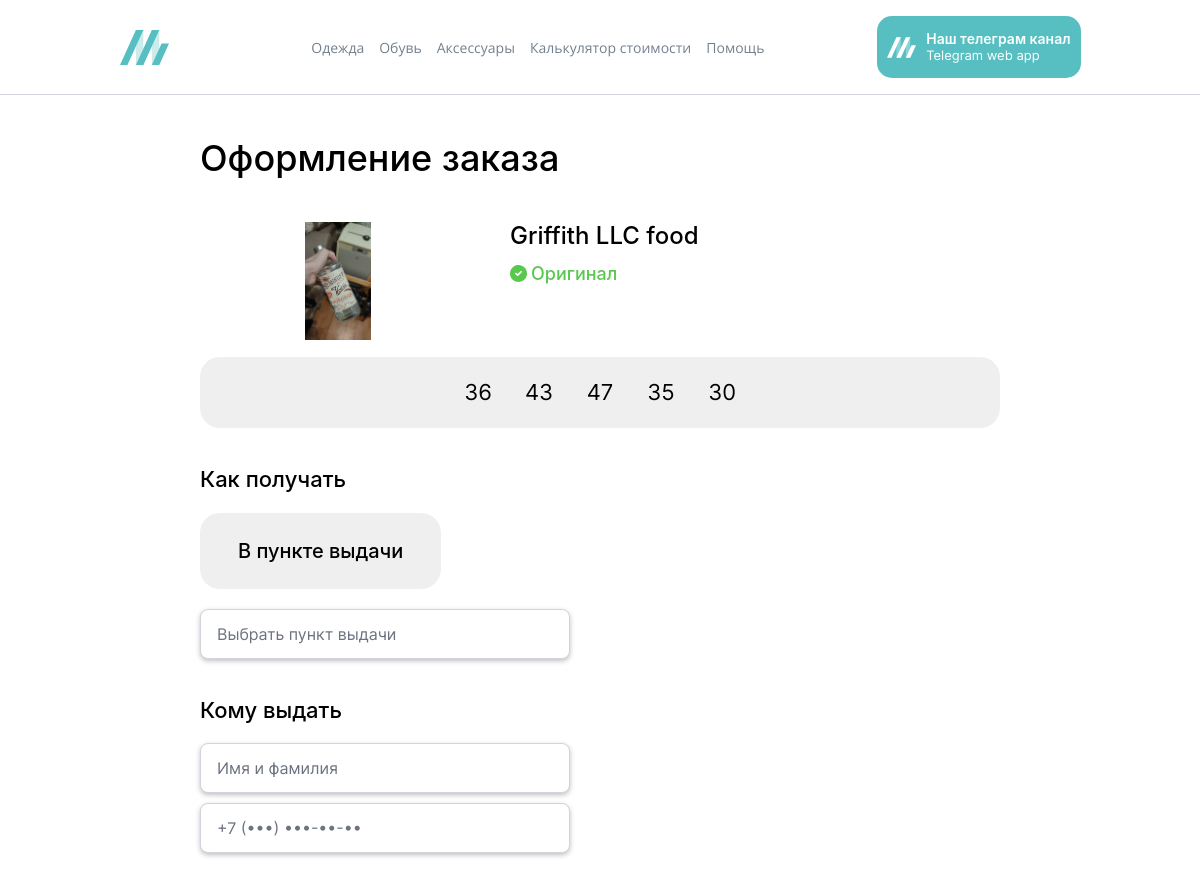
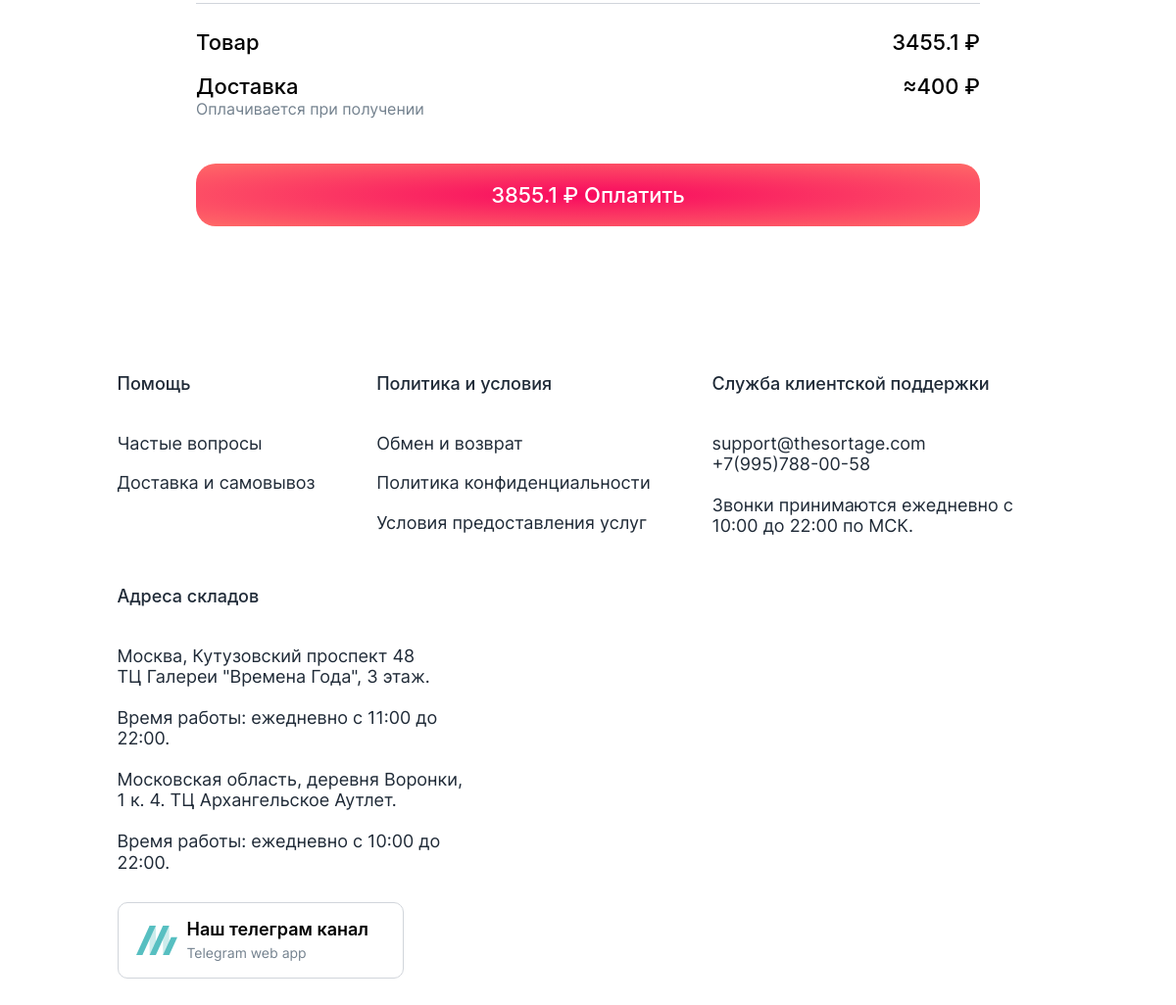
The page /checkout?product_id=2 on the database its author committed (2 pictures, top to bottom).
### app.py (models this page shows)
class Photo(db.Model):
    id = db.Column(db.Integer, primary_key=True)
    filename = db.Column(db.String(100), nullable=False)
    product_id = db.Column(db.Integer, db.ForeignKey('product.id'), nullable=False)

class Product(db.Model):
    id = db.Column(db.Integer, primary_key=True)
    manufacturer = db.Column(db.String(100), nullable=False)
    model = db.Column(db.String(100), nullable=False)
    article_number = db.Column(db.String(100), nullable=False)
    price = db.Column(db.Float, nullable=False)
    crossed_out_price = db.Column(db.Float, nullable=False)
    product_cat = db.Column(db.Integer, nullable=False, server_default='0')
    photos = db.relationship('Photo', backref='product', lazy=True, cascade="all, delete-orphan")
    sizes = db.relationship('Size', backref='product', lazy=True, cascade="all, delete-orphan")

class Size(db.Model):
    id = db.Column(db.Integer, primary_key=True)
    size = db.Column(db.String(100), nullable=False)
    product_id = db.Column(db.Integer, db.ForeignKey('product.id'), nullable=False)

### app.py (the view)
@app.route('/checkout')
def checkout():
    product_id = request.args.get('product_id', type=int)
    size = request.args.get('size', type=str)
    product = Product.query.get_or_404(product_id)
    return render_template('site/checkout.html', product=product,size=size)

### templates/site/checkout.html (shortened to what this page needs)
<!DOCTYPE html>
<html lang="ru">
  <head>
    <link rel="stylesheet" href="static/css/style.css?ver=1269" />
  </head>
  <body>
    <div class="wrapper-def">
      <header class="top-menu">
        <div class="container-def">
          <div class="top-menu__wrap">
            <div class="top-menu__content">
              <a class="top-menu__logo logo-def" href="/"
                ><img class="logo-def__img" src="static/img/logo.svg" alt=""
              /></a>
              <nav class="top-menu__nav">
                <ul class="links-def">
                  <li class="links-def__el">
                    <a class="links-def__link" href="/catalog">Одежда</a>
                  </li>
                  <li class="links-def__el">
                    <a class="links-def__link" href="/catalog">Обувь</a>
                  </li>
                  <li class="links-def__el">
                    <a class="links-def__link" href="/catalog">Аксессуары</a>
                  </li>
                  <li class="links-def__el">
                    <a class="links-def__link" href="/#sec-calc"
                      >Калькулятор стоимости</a
                    >
                  </li>
                  <li class="links-def__el">
                    <a class="links-def__link" href="/faq">Помощь</a>
                  </li>
                </ul>
              </nav>
              <div class="top-menu__right">
                <a
                  class="top-menu__tg tg-info"
                  href="https://t.me/MargielaStore"
                  target="_blank"
                >
                  <div class="tg-info__icon">
                  </div>
                  <div class="tg-info__body">
                    <div class="tg-info__title">Наш телеграм канал</div>
                    <div class="tg-info__text">Telegram web app</div>
                  </div></a
                >
              </div>
            </div>
          </div>
        </div>
      </header>
      <section class="sec-cart">
        <div class="container-def">
          <div class="sec-cart__wrap">
            <div class="sec-cart__content sec-cart__checkout">
              <h2 class="sec-cart__title title-def title-def_sec2">
                Оформление заказа
              </h2>
              <div class="block-checkout">
                <div class="block-checkout__product checkout-prouct">
                  <img
                    class="checkout-prouct__img"
                    src="static/photos/{{product.photos[0].filename}}"
                    alt=""
                  />
                  <div class="checkout-prouct__body">
                    <div class="checkout-prouct__title">
                      {{product.manufacturer}} {{product.model}}
                    </div>
                    <div
                      class="checkout-prouct__authenticity authenticity-text"
                    >
                      <span>Оригинал </span>
                    </div>
                  </div>
                </div>
                <div class="block-checkout__size size-choose">
                  {% for product_size in product.sizes %}
                  <div
                    class="size-choose__el {% if product_size.size == size %}active {% endif %}"
                  >
                    {{product_size.size}}
                  </div>
                  {% endfor %}
                </div>
                <div class="block-checkout__block">
                  <div class="block-checkout__block-title">Как получать</div>
                  <div class="btn-gray block-checkout__m">
                    <span>В пункте выдачи</span>
                  </div>
                  <div class="form-el block-checkout__max">
                    <input
                      class="form-el__inp inp-def"
                      type="text"
                      placeholder="Выбрать пункт выдачи"
                    />
                  </div>
                </div>
                <div class="block-checkout__block">
                  <div class="block-checkout__block-title">Кому выдать</div>
                  <div class="form-el form-el_m block-checkout__max">
                    <input
                      class="form-el__inp inp-def"
                      type="text"
                      placeholder="Имя и фамилия"
                    />
                  </div>
                  <div class="form-el form-el_m block-checkout__max">
                    <input
                      class="form-el__inp inp-def inp-tel"
                      type="text"
                      placeholder="+7 (•••) •••-••-••"
                    />
                  </div>
                </div>
                <div class="block-checkout__bottom">
                  <div class="block-checkout__final">
                    <div class="block-checkout__final-side">
                      <div class="block-checkout__final-text">Товар</div>
                    </div>
                    <div class="block-checkout__final-side">
                      <div class="block-checkout__final-text">
                        {{product.price}} ₽
                      </div>
                    </div>
                  </div>
                  <div class="block-checkout__final">
                    <div class="block-checkout__final-side">
                      <div class="block-checkout__final-text">Доставка</div>
                      <div class="block-checkout__final-info">
                        Оплачивается при получении
                      </div>
                    </div>
                    <div class="block-checkout__final-side">
                      <div class="block-checkout__final-text">≈400 ₽</div>
                    </div>
                  </div>
                  <a class="block-checkout__btn btn-pink" href="#"
                    ><span>{{product.price+400}} ₽ Оплатить</span></a
                  >
                </div>
              </div>
            </div>
          </div>
        </div>
      </section>
      <footer class="sec-footer">
        <div class="container-def">
          <div class="sec-footer__wrap">
            <div class="sec-footer__content">
              <div class="sec-footer__col">
                <div class="sec-footer__col-title">Помощь</div>
                <ul class="sec-footer__links links-foot">
                  <li class="links-foot__el">
                    <a class="links-foot__link" href="/faq">Частые вопросы</a>
                  </li>
                  <li class="links-foot__el">
                    <a class="links-foot__link" href="/delivery"
                      >Доставка и самовывоз</a
                    >
                  </li>
                </ul>
              </div>
              <div class="sec-footer__col">
                <div class="sec-footer__col-title">Политика и условия</div>
                <ul class="sec-footer__links links-foot">
                  <li class="links-foot__el">
                    <a class="links-foot__link" href="/exchange"
                      >Обмен и возврат</a
                    >
                  </li>
                  <li class="links-foot__el">
                    <a class="links-foot__link" href="/polit"
                      >Политика конфиденциальности</a
                    >
                  </li>
                  <li class="links-foot__el">
                    <a class="links-foot__link" href="/conditions"
                      >Условия предоставления услуг</a
                    >
                  </li>
                </ul>
              </div>
              <div class="sec-footer__col">
                <div class="sec-footer__col-title">
                  Служба клиентской поддержки
                </div>
                <div class="sec-footer__block">
                  <a
                    class="sec-footer__text text-info-3"
                    href="mailto:support@thesortage.com"
                    >support@thesortage.com</a
                  ><a
                    class="sec-footer__text text-info-3"
                    href="tel:+79957880058"
                    >+7(995)788-00-58</a
                  >
                </div>
                <div class="sec-footer__block">
                  <div class="sec-footer__text text-info-3">
                    Звонки принимаются ежедневно с 10:00 до 22:00 по МСК.
                  </div>
                </div>
              </div>
              <div class="sec-footer__col">
                <div class="sec-footer__col-title">Адреса складов</div>
                <div class="sec-footer__block">
                  <div class="sec-footer__text text-info-3">
                    Москва, Кутузовский проспект 48<br />
                    ТЦ Галереи "Времена Года", 3 этаж.
                  </div>
                </div>
                <div class="sec-footer__block">
                  <div class="sec-footer__text text-info-3">
                    Время работы: ежедневно с 11:00 до 22:00.
                  </div>
                </div>
                <div class="sec-footer__block">
                  <div class="sec-footer__text text-info-3">
                    Московская область, деревня Воронки, 1 к. 4. ТЦ
                    Архангельское Аутлет.
                  </div>
                </div>
                <div class="sec-footer__block">
                  <div class="sec-footer__text text-info-3">
                    Время работы: ежедневно с 10:00 до 22:00.
                  </div>
                </div>
              </div>
            </div>
            <a
              class="sec-footer__tg tg-info-2"
              href="https://t.me/MargielaStore"
              target="_blank"
              ><img class="tg-info-2__img" src="static/img/logo.svg" alt="" />
              <div class="tg-info-2__body">
                <div class="tg-info-2__title">Наш телеграм канал</div>
                <div class="tg-info-2__text">Telegram web app</div>
              </div></a
            >
          </div>
        </div>
      </footer>
    </div>
    <script src="https://api-maps.yandex.ru/v3/?apikey=45054929-4bef-41e4-bac6-2b56aa4da0cd&lang=ru_RU"></script>  </body>
</html>

### rows shown on the page
Photo: filename (picture)
Product: manufacturer "Griffith LLC", model "food", price "3455.1", product.price+400 "3855.1"
Size: size "36"
Size: size "43"
Size: size "47"
Size: size "35"
Size: size "30"
